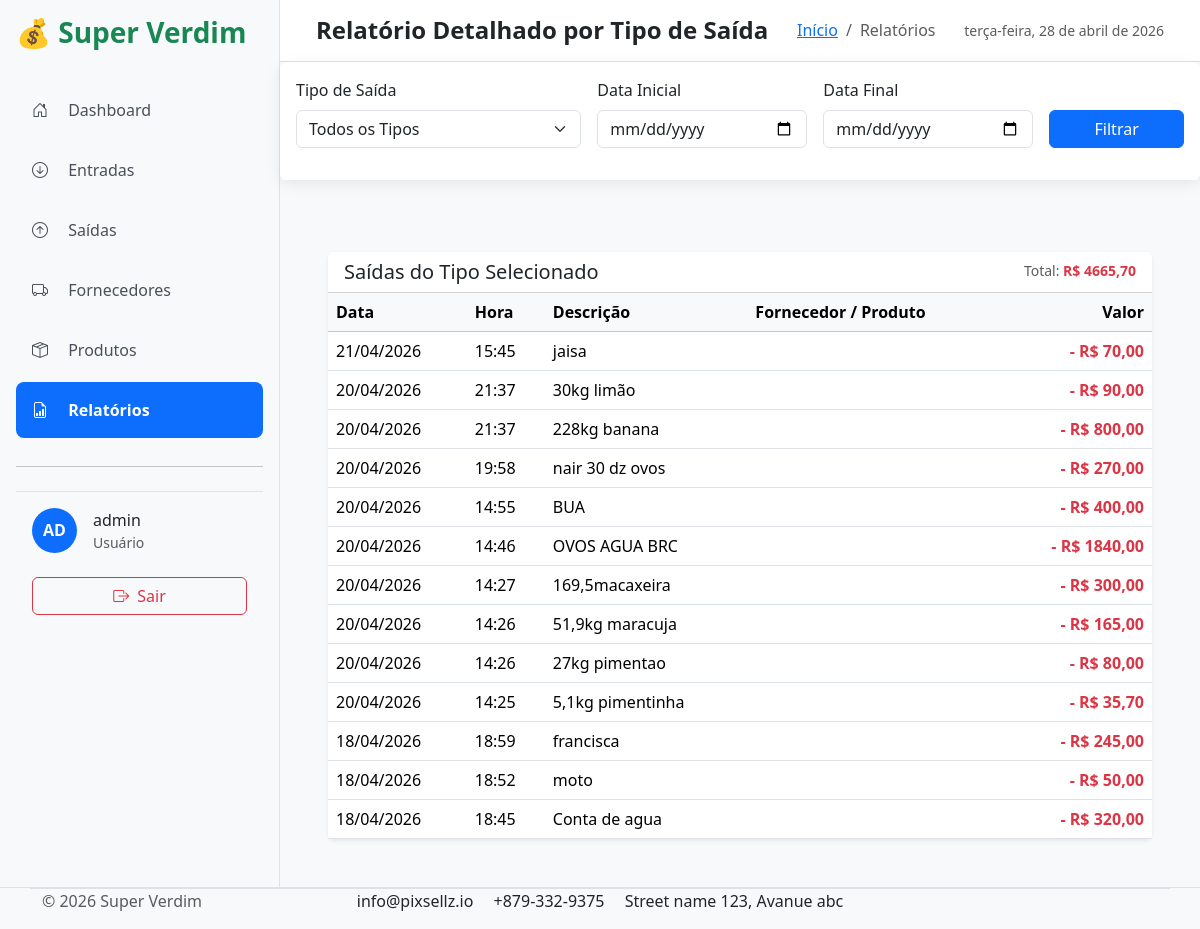
Before: /fluxo/relatorios/geral-por-tipo/ (signed in) with the older database file.
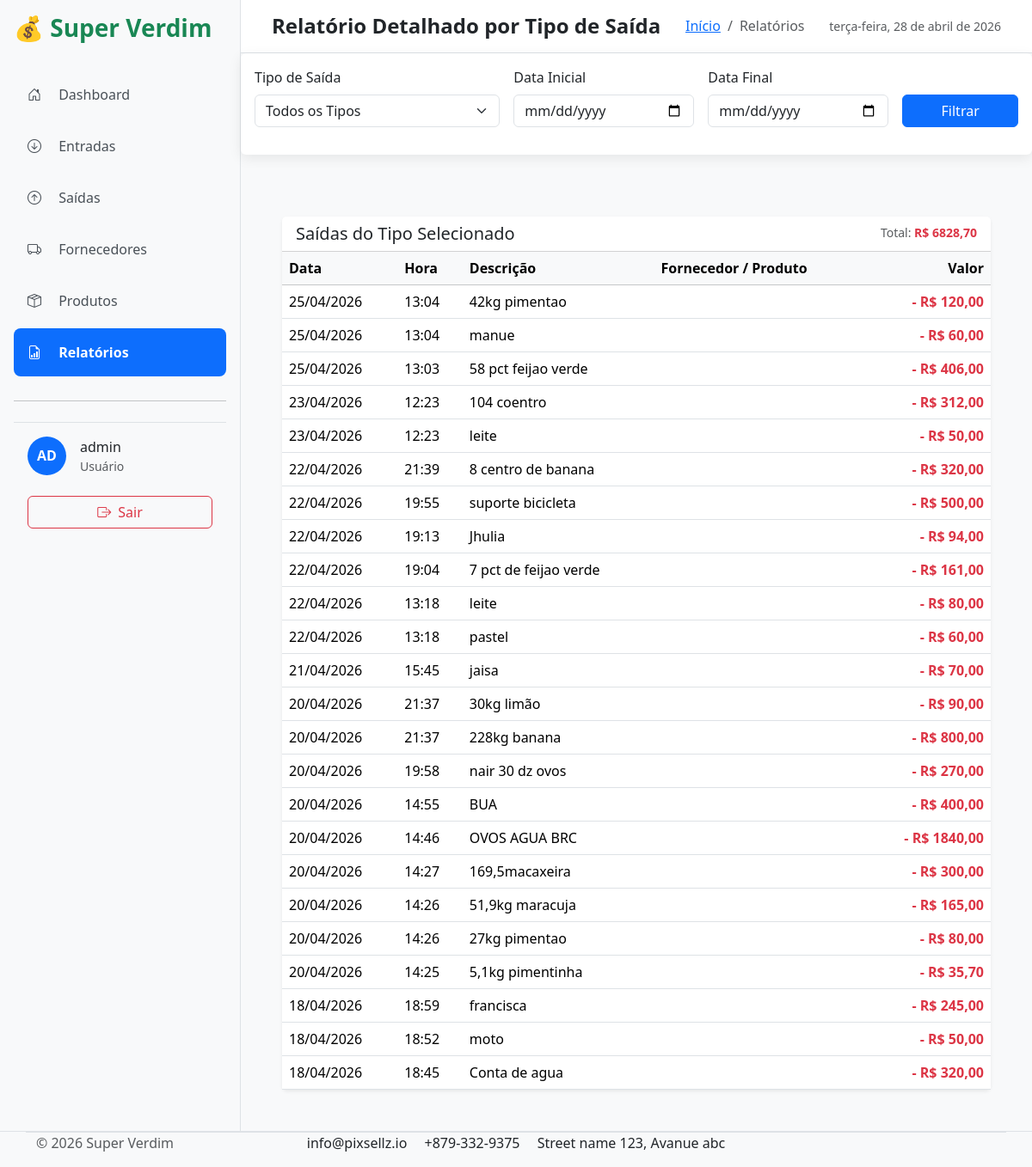
After: the same page with the newer database file.
### movimentacoes/models.py (models this page shows, shortened)
class Saida(models.Model):
    tipo = models.ForeignKey(TipoSaida, on_delete=models.PROTECT, related_name='saidas')
    descricao = models.CharField(max_length=200)
    valor = models.DecimalField(max_digits=12, decimal_places=2)
    data = models.DateField(default=timezone.now)
    hora = models.TimeField(default=timezone.now)
    pagamento = models.CharField(max_length=30)
    observacao = models.TextField(blank=True, null=True)
    fornecedor = models.ForeignKey('fornecedores.Fornecedor', on_delete=models.SET_NULL, null=True, blank=True, related_name='saidas')
    produto = models.ForeignKey('produtos.Produto', on_delete=models.SET_NULL, null=True, blank=True, related_name='saidas')
    class Meta:
        ordering = ['-data', '-hora']
        verbose_name = "Saída"
        verbose_name_plural = "Saídas"

### movimentacoes/views.py (the view)
# urls.py: path('relatorios/geral-por-tipo/', views.relatorio_geral_por_tipo, name='relatorio_geral_por_tipo'),
@login_required
def relatorio_geral_por_tipo(request):
    tipo_id = request.GET.get('tipo')
    data_inicial = request.GET.get('data_inicial')
    data_final = request.GET.get('data_final')
    tipos_saida = TipoSaida.objects.filter()
    saidas = Saida.objects.select_related('tipo', 'fornecedor', 'produto').order_by('-data', '-hora')
    if tipo_id:
        saidas = saidas.filter(tipo_id=tipo_id)
    if data_inicial:
        saidas = saidas.filter(data__gte=data_inicial)
    if data_final:
        saidas = saidas.filter(data__lte=data_final)
    total_valor = saidas.aggregate(Sum('valor'))['valor__sum'] or 0
    context = {
        'saidas': saidas,
        'tipos_saida': tipos_saida,
        'tipo_id': tipo_id,
        'data_inicial': data_inicial,
        'data_final': data_final,
        'total_valor': total_valor,
    }
    return render(request, 'fluxo/relatorio_geral_por_tipo.html', context)

### main/context_processors.py (called while the page is built, shortened)
def user_role(request):
    if request.user.is_authenticated:
        groups = list(request.user.groups.values_list('name', flat=True))
        return {
            'is_admin': 'Administrador' in groups,
            'is_gerente': 'Gerente' in groups,
            'is_usuario': 'Usuário' in groups,
            'user_groups': groups,
            'user': request.user,
            'user_full_name': request.user.get_full_name() or request.user.username,
        }

### templates/fluxo/relatorio_geral_por_tipo.html (shortened to what this page needs)
{% extends 'base.html' %}
{% block page_title %}Relatório Detalhado por Tipo de Saída{% endblock %}
{% block breadcrumb_current %}Relatórios{% endblock %}
{% block content %}
<div class="card mb-4">
  <div class="card-body">
    <form method="GET" class="row g-3">
      <div class="col-md-4">
        <label class="form-label">Tipo de Saída</label>
        <select class="form-select" name="tipo">
          <option value="">Todos os Tipos</option>
        </select>
      </div>
      <div class="col-md-3">
        <label class="form-label">Data Inicial</label>
        <input type="date" class="form-control" name="data_inicial" value="{{ data_inicial }}">
      </div>
      <div class="col-md-3">
        <label class="form-label">Data Final</label>
        <input type="date" class="form-control" name="data_final" value="{{ data_final }}">
      </div>
      <div class="col-md-2 d-flex align-items-end">
        <button type="submit" class="btn btn-primary w-100">Filtrar</button>
      </div>
    </form>
  </div>
</div>
<div class="p-3 p-md-5">
<div class="card shadow-sm">
  <div class="card-header bg-white d-flex justify-content-between">
    <h5 class="mb-0">Saídas do Tipo Selecionado</h5>
    <small class="text-muted">
      Total: <strong class="text-danger">R$ {{ total_valor|floatformat:2 }}</strong>
    </small>
  </div>
  <div class="table-responsive">
    <table class="table table-hover mb-0">
      <thead class="table-light">
        <tr>
          <th>Data</th>
          <th>Hora</th>
          <th>Descrição</th>
          <th>Fornecedor / Produto</th>
          <th class="text-end">Valor</th>
        </tr>
      </thead>
      <tbody>
        {% for saida in saidas %}
        <tr>
          <td>{{ saida.data|date:"d/m/Y" }}</td>
          <td>{{ saida.hora|time:"H:i" }}</td>
          <td>{{ saida.descricao }}</td>
          <td>
          </td>
          <td class="text-end fw-bold text-danger">- R$ {{ saida.valor|floatformat:2 }}</td>
        </tr>
        {% empty %}
        <tr>
          <td colspan="5" class="text-center py-5 text-muted">
            Nenhuma saída encontrada com os filtros aplicados.
          </td>
        </tr>
        {% endfor %}
      </tbody>
    </table>
  </div>
</div>
</div>
{% endblock %}

Changed rows visible on the page:
added Saida: data "25/04/2026", hora "13:04", descricao "42kg pimentao", valor "120,00"
added Saida: data "25/04/2026", hora "13:04", descricao "manue", valor "60,00"
added Saida: data "25/04/2026", hora "13:03", descricao "58 pct feijao verde", valor "406,00"
added Saida: data "23/04/2026", hora "12:23", descricao "104 coentro", valor "312,00"
added Saida: data "23/04/2026", hora "12:23", descricao "leite", valor "50,00"
added Saida: data "22/04/2026", hora "21:39", descricao "8 centro de banana", valor "320,00"
added Saida: data "22/04/2026", hora "19:55", descricao "suporte bicicleta", valor "500,00"
added Saida: data "22/04/2026", hora "19:13", descricao "Jhulia", valor "94,00"
added Saida: data "22/04/2026", hora "19:04", descricao "7 pct de feijao verde", valor "161,00"
added Saida: data "22/04/2026", hora "13:18", descricao "leite", valor "80,00"
added Saida: data "22/04/2026", hora "13:18", descricao "pastel", valor "60,00"
Other visible differences:
{{ total_valor|floatformat:2 }}: "4665,70" → "6828,70"
